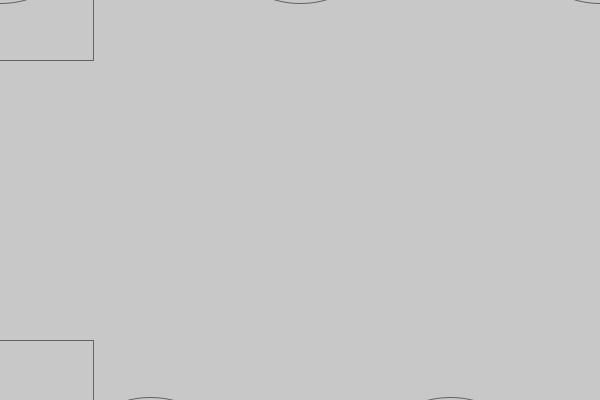
Frame 1 (no input)
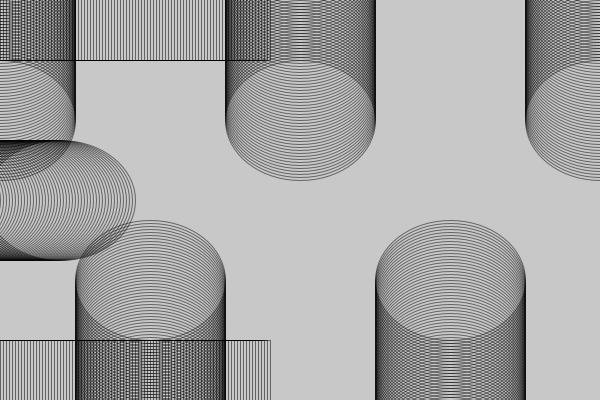
Frame 60 (the mouse pressed at the canvas centre just before this capture)
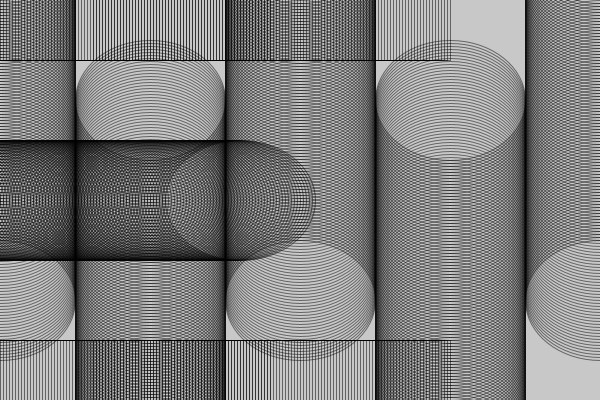
Frame 120 (the mouse held since frame 60 and released just before this capture)

The Processing sketch that drew these frames (run headless with seeded random() and noise(); from frame 60 on, the mouse is pressed at the canvas centre):

// Processing sketch: processing_60492
// ── processing_60492.pde

//Final Moire Project
//Creative Code -- Homework One -- Moire Pattern
//Alex Mutter
//January 30th, 2012


void setup () {
  size(600, 400);
  background(200);
  smooth();
}

void drawFigureOne () {//draw rectangle
  noFill();
  stroke(0, 0, 0, 128);
  rectMode(CENTER);
  rect(0, 0, 180, 120);
}

void drawFigureTwo () {//draw ellipse
  noFill();
  stroke(0, 0, 0, 128);
  ellipseMode(CENTER);
  ellipse(0, 0, 150, 120);
}

void draw() {
  println(frameCount);
  pushMatrix();
  translate(frameCount*3, 0);
  drawFigureOne();//rectangle
  popMatrix();
  
  pushMatrix();
  translate(-120 + frameCount*3, height/2);
  drawFigureTwo();//ellipse
  popMatrix();
  
  pushMatrix();
  translate(frameCount*3, 400);
  drawFigureOne();//rectangle
  popMatrix();
  
  pushMatrix();
  translate(0, -60 + frameCount*3);
  drawFigureTwo();
  popMatrix();
  
  pushMatrix();
  translate(width/4, 460 - frameCount*3);
  drawFigureTwo();
  popMatrix();
  
  pushMatrix();
  translate(width/2, -60 + frameCount*3);
  drawFigureTwo();
  popMatrix();
  
  pushMatrix();
  translate(450, 460 - frameCount*3);
  drawFigureTwo();
  popMatrix();
  
  pushMatrix();
  translate(width, -60 + frameCount*3);
  drawFigureTwo();
  popMatrix(); 
  
}
